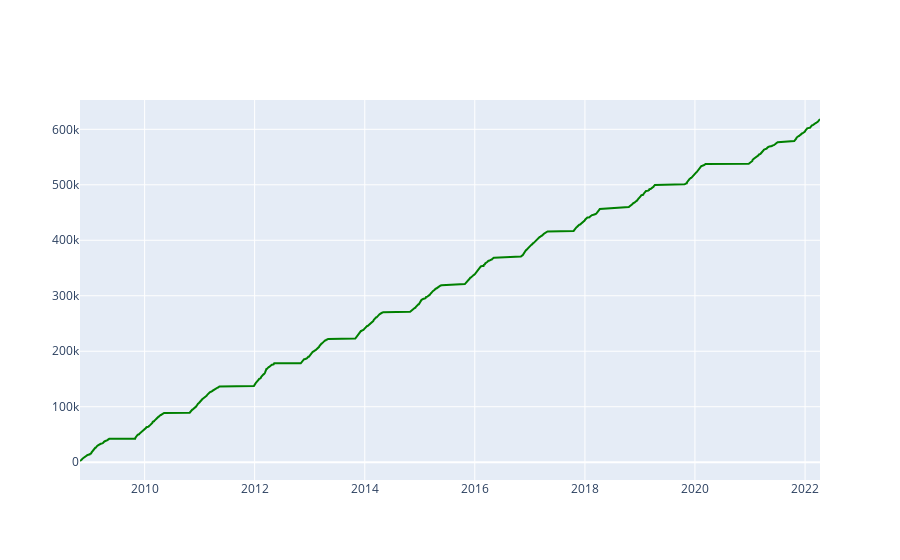

The notebook cell this image was saved under:
### Code cell
fig = go.Figure()
fig.add_trace(
    go.Scatter(x = pd.to_datetime(d['datetime']), 
            y = cd,
            mode = 'lines',
            line={'color': 'green'},
            name=team,
            )
)
fig.show()

### Figure 1 — Plotly figure (JSON) as saved in the notebook; plotly's stock layout.template omitted (floating-point values rounded to 4 significant figures; data arrays with more than 128 entries replaced by an {"elided": "..."} marker saying what was removed)
{"data": [{"line": {"color": "green"}, "mode": "lines", "name": "ATL", "type": "scatter", "x": {"elided": "1210 str values"}, "y": {"elided": "1210 float values"}}], "layout": {}}
